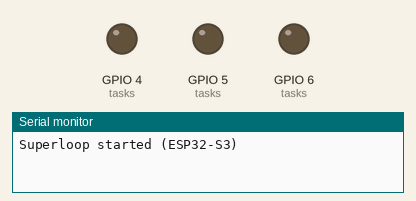
This program was run on a simulated ESP32-S3. On the bench: output pins drawn as LEDs (lit = HIGH), the last lines printed to the serial monitor.

Above: at 0.1 s.
At 0.9 s:
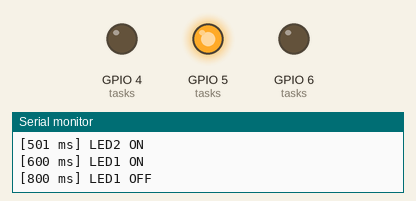
At 1.3 s:
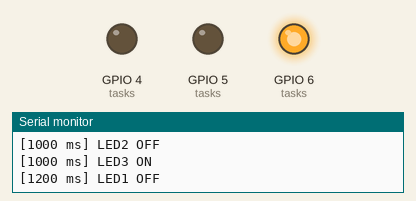
At 1.7 s:
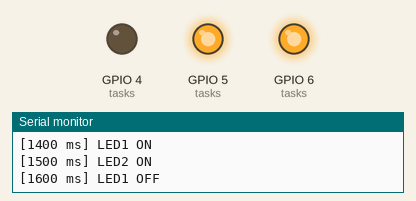
At 3.1 s:
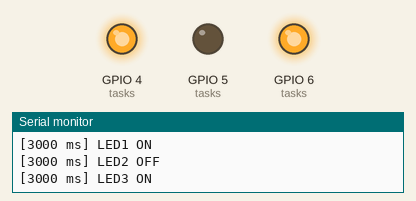
At 4.3 s:
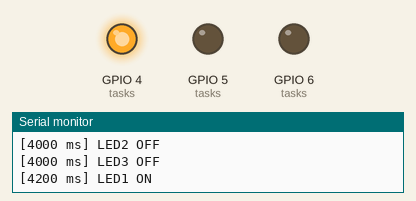
Timing chart, 0 to 4.6 s (numbered marks = the images above):
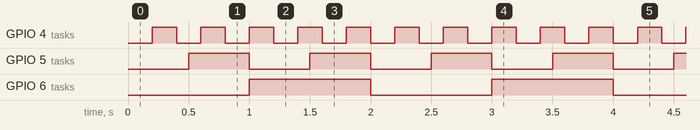

The program:

main.cpp
```cpp
#include <Arduino.h>

/*
 * Superloop: 3 незалежні світлодіоди без delay()
 * Плата: ESP32-S3 DevKitC-1 (Arduino core for ESP32)
 *
 * LED1 (GPIO4) — перемикається кожні 200 мс
 * LED2 (GPIO5) — перемикається кожні 500 мс
 * LED3 (GPIO6) — перемикається кожні 1000 мс
 *
 * Кожен LED — окрема "задача" зі своїм таймером.
 * loop() ніколи не блокується: просто перевіряє, чи настав час.
 */

struct BlinkTask {
  uint8_t pin;                 // GPIO світлодіода
  unsigned long interval;      // період перемикання, мс
  unsigned long lastToggle;    // коли востаннє перемикали
  bool state;                  // поточний стан LED
  const char* name;
};

BlinkTask tasks[] = {
  {4,  200, 0, false, "LED1"},
  {5,  500, 0, false, "LED2"},
  {6, 1000, 0, false, "LED3"},
};

const uint8_t TASK_COUNT = sizeof(tasks) / sizeof(tasks[0]);

void updateTask(BlinkTask& t, unsigned long now) {
  // Віднімання безпечне при переповненні millis() (~49 днів)
  if (now - t.lastToggle >= t.interval) {
    t.lastToggle += t.interval;   // += замість = now, щоб період не "плив"
    t.state = !t.state;
    digitalWrite(t.pin, t.state ? HIGH : LOW);

    Serial.printf("[%lu ms] %s %s\n", now, t.name, t.state ? "ON" : "OFF");
  }
}

void setup() {
  Serial.begin(115200);
  for (uint8_t i = 0; i < TASK_COUNT; i++) {
    pinMode(tasks[i].pin, OUTPUT);
    digitalWrite(tasks[i].pin, LOW);
  }
  Serial.println("Superloop started (ESP32-S3)");
}

void loop() {
  unsigned long now = millis();
  for (uint8_t i = 0; i < TASK_COUNT; i++) {
    updateTask(tasks[i], now);
  }
}
```

Measured:
- by itself, GPIO 4 (tasks): alternates HIGH for 0.20 s and LOW for 0.20 s
- by itself, GPIO 5 (tasks): alternates HIGH for 0.50 s and LOW for 0.50 s
- by itself, GPIO 6 (tasks): alternates HIGH for 1.0 s and LOW for 1.0 s
